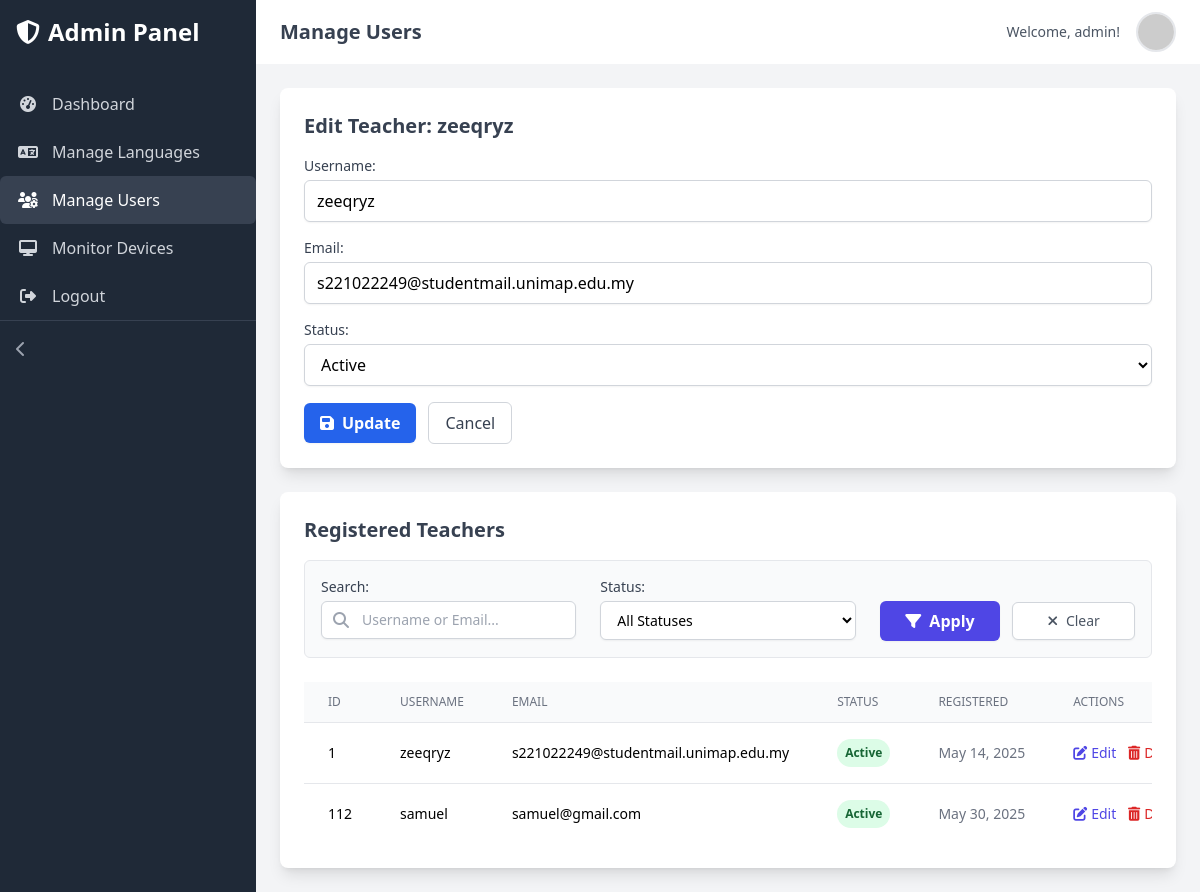
The page /main/admin_manage_users.php?edit_user=1 (signed in) on the database its author committed.
### tables this page shows
CREATE TABLE `users` (
  `id` int(11) NOT NULL,
  `username` varchar(255) NOT NULL,
  `email` varchar(255) NOT NULL,
  `password` varchar(255) NOT NULL,
  `role` enum('admin','teacher') NOT NULL,
  `status` enum('active','inactive') DEFAULT 'active',
  `created_at` timestamp NOT NULL DEFAULT current_timestamp(),
  `updated_at` timestamp NOT NULL DEFAULT current_timestamp() ON UPDATE current_timestamp(),
  `profile_pic_path` varchar(255) DEFAULT NULL
);

### main/admin_manage_users.php (the view, shortened to what this page needs)
<?php
include 'db_connection.php';
$search_query = trim($_GET['search_query'] ?? '');
$status_filter = trim($_GET['status_filter'] ?? '');
$error_message = null; $success_message = null; $user_to_edit_id = null;
$user_to_edit_username = ''; $user_to_edit_email = ''; $user_to_edit_status = '';
function get_user_redirect_url($base_url, $query, $status) {
    $url = $base_url; $params = [];
    return $url;
}
$redirect_url = get_user_redirect_url("admin_manage_users.php", $search_query, $status_filter);
if (isset($_GET['edit_user']) && filter_var($_GET['edit_user'], FILTER_VALIDATE_INT)) {
    $user_to_edit_id_from_get = (int)$_GET['edit_user'];
    $stmt = $conn->prepare("SELECT id, username, email, status FROM users WHERE id = ? AND role = 'teacher'");
    $stmt->bind_param("i", $user_to_edit_id_from_get); $stmt->execute(); $result_edit = $stmt->get_result();
    if ($row_edit = $result_edit->fetch_assoc()) {
        $user_to_edit_id = $row_edit['id']; $user_to_edit_username = $row_edit['username'];
        $user_to_edit_email = $row_edit['email']; $user_to_edit_status = $row_edit['status'];
    } else {
        $_SESSION['error_message'] = "Teacher not found."; header("Location: " . $redirect_url); exit();
    }
}
$sql = "SELECT id, username, email, role, status, created_at FROM users WHERE role = 'teacher'";
$sql .= " ORDER BY id ASC";
$stmt_all = $conn->prepare($sql); $result_all_teachers = false;
if ($stmt_all) {
    if ($stmt_all->execute()) $result_all_teachers = $stmt_all->get_result();
    else $error_message = "Error fetching teachers: " . $stmt_all->error;
} else $error_message = "Error preparing fetch: " . $conn->error;
?>
<!DOCTYPE html>
<html lang="en">
<head>
    <script src="https://cdn.tailwindcss.com"></script>
    <link rel="stylesheet" href="https://cdnjs.cloudflare.com/ajax/libs/font-awesome/6.5.2/css/all.min.css" />
</head>
<body class="bg-gray-100 font-sans antialiased">
<div class="flex h-screen overflow-hidden">
    <?php include 'sidebar.php'; ?>
    <div class="flex-1 flex flex-col overflow-hidden">
        <header class="bg-white shadow-md">
             <div class="container mx-auto px-6 py-3 flex items-center justify-between">
                <div class="flex items-center">
                     <h1 class="text-xl font-semibold text-gray-700 hidden lg:block">Manage Users</h1>
                </div>
                <div class="flex items-center space-x-4">
                    <span class="text-gray-600 text-sm">Welcome, <?php echo htmlspecialchars($_SESSION['username']); ?>!</span>
                    <button class="block h-10 w-10 rounded-full overflow-hidden border-2"><img class="h-full w-full object-cover" src="https://placehold.co/40x40/718096/E2E8F0?text=A" alt="Avatar" /></button>
                </div>
            </div>
        </header>
        <main class="flex-1 overflow-x-hidden overflow-y-auto bg-gray-100 p-6">
            <div class="container mx-auto">
                <?php if ($user_to_edit_id): ?>
                <div class="bg-white p-6 rounded-lg shadow-lg mb-6" id="edit-section">
                    <h2 class="text-xl font-semibold text-gray-700 mb-4">Edit Teacher: <?php echo htmlspecialchars($user_to_edit_username); ?></h2>
                    <form action="<?php echo htmlspecialchars($_SERVER["PHP_SELF"]); ?>" method="POST" class="space-y-4">
                        <div><label for="edit_username" class="block text-sm font-medium text-gray-700">Username:</label><input type="text" id="edit_username" name="username" class="mt-1 input-std" value="<?php echo htmlspecialchars($user_to_edit_username); ?>" required /></div>
                        <div><label for="edit_email" class="block text-sm font-medium text-gray-700">Email:</label><input type="email" id="edit_email" name="email" class="mt-1 input-std" value="<?php echo htmlspecialchars($user_to_edit_email); ?>" required /></div>
                        <div><label for="edit_status" class="block text-sm font-medium text-gray-700">Status:</label><select id="edit_status" name="status" class="mt-1 input-std"><option value="active" <?php echo ($user_to_edit_status === 'active') ? 'selected' : ''; ?>>Active</option><option value="inactive" <?php echo ($user_to_edit_status === 'inactive') ? 'selected' : ''; ?>>Inactive</option></select></div>
                        <div class="flex items-center"><button type="submit" name="update_user" class="btn-icon bg-blue-600 hover:bg-blue-700 text-white font-semibold py-2 px-4 rounded-md shadow-sm"><i class="fas fa-save"></i>Update</button><a href="<?php echo get_user_redirect_url('admin_manage_users.php', $search_query, $status_filter); ?>" class="ml-3 btn-icon border border-gray-300 py-2 px-4 rounded-md bg-white hover:bg-gray-50 text-gray-700">Cancel</a></div>
                    </form>
                </div>
                <?php endif; ?>
                <div class="bg-white p-6 rounded-lg shadow-lg">
                    <h2 class="text-xl font-semibold text-gray-700 mb-4">Registered Teachers</h2>
                    <form action="<?php echo htmlspecialchars($_SERVER["PHP_SELF"]); ?>" method="GET" class="mb-6">
                        <div class="grid grid-cols-1 md:grid-cols-3 gap-x-6 gap-y-4 bg-gray-50 p-4 rounded-md border border-gray-200">
                           <div class="md:col-span-1">
                                <label for="search_query_input" class="block text-sm font-medium text-gray-700">Search:</label>
                                <div class="relative mt-1">
                                    <div class="absolute inset-y-0 left-0 pl-3 flex items-center pointer-events-none"><i class="fas fa-search text-gray-400"></i></div>
                                    <input type="text" name="search_query" id="search_query_input" placeholder="Username or Email..." class="block w-full pl-10 px-3 py-2 bg-white border border-gray-300 rounded-md shadow-sm focus:outline-none focus:ring-indigo-500 focus:border-indigo-500 sm:text-sm" value="<?php echo htmlspecialchars($search_query); ?>">
                                </div>
                           </div>
                           <div class="md:col-span-1">
                                <label for="status_filter_select" class="block text-sm font-medium text-gray-700">Status:</label>
                                <select name="status_filter" id="status_filter_select" class="mt-1 block w-full px-3 py-2 bg-white border border-gray-300 rounded-md shadow-sm focus:outline-none focus:ring-indigo-500 focus:border-indigo-500 sm:text-sm">
                                    <option value="">All Statuses</option>
                                </select>
                           </div>
                           <div class="md:col-span-1">
                                <label class="block text-sm font-medium text-gray-700">&nbsp;</label>
                                <div class="flex items-center space-x-3 mt-1">
                                    <button type="submit" class="btn-icon flex-1 justify-center bg-indigo-600 hover:bg-indigo-700 text-white font-semibold py-2 px-4 rounded-md shadow-sm"><i class="fas fa-filter"></i>Apply</button>
                                    <a href="admin_manage_users.php" class="btn-icon flex-1 justify-center text-center text-gray-600 hover:text-gray-900 bg-white hover:bg-gray-100 border border-gray-300 py-2 px-4 rounded-md text-sm shadow-sm"><i class="fas fa-times"></i>Clear</a>
                                </div>
                            </div>
                        </div>
                    </form>
                    <div class="overflow-x-auto">
                        <?php if ($result_all_teachers && $result_all_teachers->num_rows > 0): ?>
                            <table class="min-w-full divide-y divide-gray-200">
                                <thead class="bg-gray-50"><tr><th class="px-6 py-3 text-left text-xs font-medium text-gray-500 uppercase">ID</th><th class="px-6 py-3 text-left text-xs font-medium text-gray-500 uppercase">Username</th><th class="px-6 py-3 text-left text-xs font-medium text-gray-500 uppercase">Email</th><th class="px-6 py-3 text-left text-xs font-medium text-gray-500 uppercase">Status</th><th class="px-6 py-3 text-left text-xs font-medium text-gray-500 uppercase">Registered</th><th class="px-6 py-3 text-left text-xs font-medium text-gray-500 uppercase">Actions</th></tr></thead>
                                <tbody class="bg-white divide-y divide-gray-200">
                                    <?php while ($teacher = $result_all_teachers->fetch_assoc()): ?>
                                        <tr>
                                            <td class="px-6 py-4 whitespace-nowrap text-sm"><?php echo $teacher['id']; ?></td>
                                            <td class="px-6 py-4 whitespace-nowrap text-sm"><?php echo htmlspecialchars($teacher['username']); ?></td>
                                            <td class="px-6 py-4 whitespace-nowrap text-sm"><?php echo htmlspecialchars($teacher['email']); ?></td>
                                            <td class="px-6 py-4 whitespace-nowrap text-sm"><span class="px-2 py-1 inline-flex text-xs leading-5 font-semibold rounded-full <?php echo ($teacher['status'] === 'active' ? 'bg-green-100 text-green-800' : 'bg-red-100 text-red-800'); ?>"><?php echo ucfirst($teacher['status']); ?></span></td>
                                            <td class="px-6 py-4 whitespace-nowrap text-sm text-gray-500"><?php echo date('M d, Y', strtotime($teacher['created_at'])); ?></td>
                                            <td class="px-6 py-4 whitespace-nowrap text-sm font-medium space-x-2">
                                                <a href="<?php echo get_user_redirect_url('admin_manage_users.php', $search_query, $status_filter) . '&edit_user=' . $teacher['id']; ?>#edit-section" class="text-indigo-600 hover:text-indigo-900"><i class="fas fa-edit mr-1"></i>Edit</a>
                                                <form action="<?php echo htmlspecialchars($_SERVER["PHP_SELF"]); ?>" method="POST" class="inline-block">
                                                    <button type="submit" name="delete_user" class="text-red-600 hover:text-red-900" onclick="return confirm('Delete \'<?php echo addslashes($teacher['username']); ?>\'?');"><i class="fas fa-trash-alt mr-1"></i>Delete</button>
                                                </form>
                                            </td>
                                        </tr>
                                    <?php endwhile; ?>
                                </tbody>
                            </table>
                        <?php else: ?>
                            <div class="text-center py-8"><i class="fas fa-users-slash fa-3x text-gray-400 mb-3"></i><p class="text-gray-500"><?php echo (!empty($search_query) || !empty($status_filter)) ? "No teachers found matching criteria." : "No teachers found."; ?></p></div>
                        <?php endif; ?>
                    </div>
                </div>
            </div>
        </main>
    </div>
</div>
</body>
</html>

### main/admin_manage_users.php (style rules this page uses)
.btn-icon { display: inline-flex; align-items: center; justify-content: center; }
.btn-icon i { margin-right: 0.5rem; }

### rows shown on the page
users: username "zeeqryz", email "s221022249@studentmail.unimap.edu.my", status "Active", id "1", created_at "May 14, 2025"
users: id "112", username "samuel", email "samuel@gmail.com", status "Active", created_at "May 30, 2025"

### other values the page prints
$item['label'] "Dashboard"
$item['label'] "Manage Languages"
$item['label'] "Manage Users"
$item['label'] "Monitor Devices"
$item['label'] "Logout"
$_SESSION['username'] "admin"
